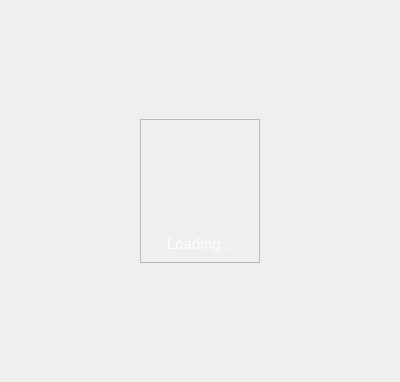
<?xml version="1.0" encoding="UTF-8"?>
<ui version="4.0">
 <class>Loading</class>
 <widget class="QWidget" name="Loading">
  <property name="geometry">
   <rect>
    <x>0</x>
    <y>0</y>
    <width>400</width>
    <height>382</height>
   </rect>
  </property>
  <property name="windowTitle">
   <string>Form</string>
  </property>
  <layout class="QVBoxLayout" name="verticalLayout">
   <item alignment="Qt::AlignHCenter|Qt::AlignVCenter">
    <widget class="QFrame" name="loadingFrame">
     <property name="frameShape">
      <enum>QFrame::StyledPanel</enum>
     </property>
     <property name="frameShadow">
      <enum>QFrame::Raised</enum>
     </property>
     <layout class="QVBoxLayout" name="verticalLayout_2">
      <item>
       <widget class="QLabel" name="anim">
        <property name="minimumSize">
         <size>
          <width>100</width>
          <height>100</height>
         </size>
        </property>
        <property name="text">
         <string/>
        </property>
        <property name="alignment">
         <set>Qt::AlignCenter</set>
        </property>
       </widget>
      </item>
      <item alignment="Qt::AlignHCenter|Qt::AlignVCenter">
       <widget class="QLabel" name="label">
        <property name="font">
         <font>
          <family>Roboto</family>
          <pointsize>11</pointsize>
         </font>
        </property>
        <property name="styleSheet">
         <string notr="true">color: #FFFFFF;</string>
        </property>
        <property name="text">
         <string>Loading...</string>
        </property>
       </widget>
      </item>
     </layout>
    </widget>
   </item>
  </layout>
 </widget>
 <resources>
  <include location="icons.qrc"/>
 </resources>
 <connections/>
</ui>
